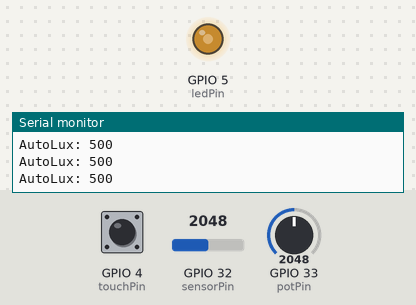
A sketch run on a simulated ESP32. Parts: output pins drawn as LEDs (lit = HIGH), the last lines printed to the serial monitor. The inputs (shaded band) are chosen by the test bench; at power-on: GPIO 32 (sensorPin) = 2048, GPIO 4 (touchPin) HIGH, GPIO 33 (potPin) = 2048.

Above: at 1.2 s.
1.3 s: GPIO 32 (sensorPin) set to 1228
At 2.5 s:
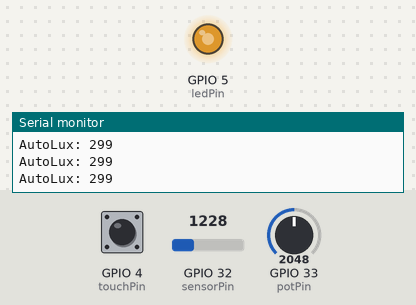
2.8 s: GPIO 32 (sensorPin) set to 491
At 3.9 s:
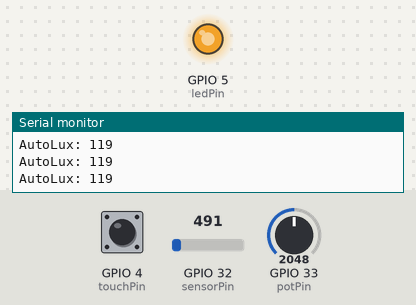
4.3 s: GPIO 32 (sensorPin) set to 3603
At 5.2 s:
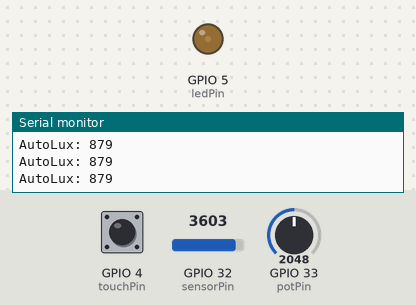
5.8 s: GPIO 4 (touchPin) pulled LOW for 0.15 s
At 6.8 s:
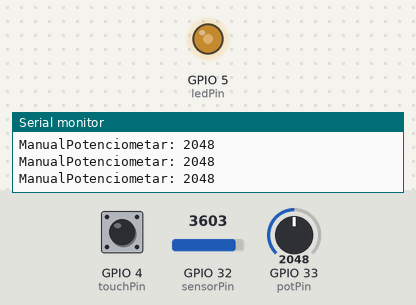
7.8 s: GPIO 4 (touchPin) pulled LOW for 1 s
At 9.7 s:
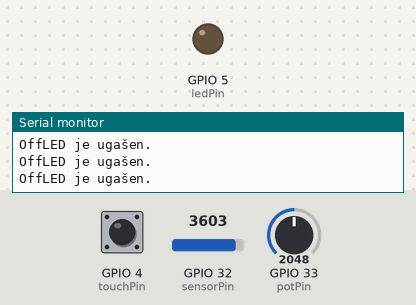
10.3 s: GPIO 4 (touchPin) pulled LOW for 3.2 s
At 11.8 s:
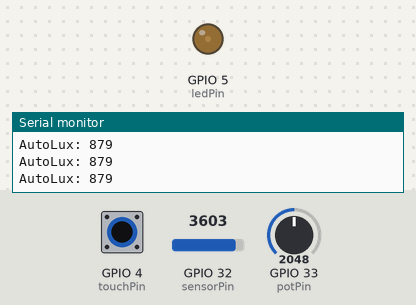
Timing chart, 0 to 13.3 s (numbered marks = the images above; inputs shaded):
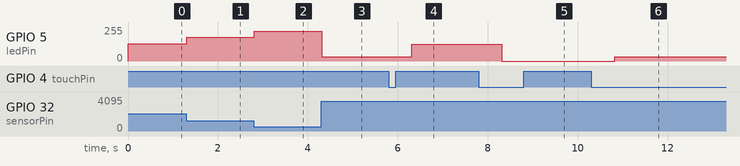

Measured:
- after the input at 1.3 s, GPIO 5 (ledPin): 128/255 → 179/255 at once
- after the input at 2.8 s, GPIO 5 (ledPin): 179/255 → 225/255 at once
- after the input at 4.3 s, GPIO 5 (ledPin): 225/255 → 31/255 at once
- after the input at 5.8 s, GPIO 5 (ledPin): 31/255 → 127/255 after 0.51 s
- after the input at 7.8 s, GPIO 5 (ledPin): 127/255 → 0/255 after 0.52 s
- after the input at 10.3 s, GPIO 5 (ledPin): 0/255 → 31/255 after 0.52 s

The sketch:

URS_vjezba2_touchSenzor.ino
```cpp
const int sensorPin = 32;       // Pin za fotootpornik (LDR)
const int ledPin = 5;
const int potPin = 33;

const int touchPin = T0; //GPIO4      touch sensor spojiti na gpio4
bool dodir = false;
bool zadnjeStanjeDodira=false;
int vrDodira=0;
const int pragDodira=30;


int sensorValue = 0;
int luxValue = 0;
int ledBrightness = 0;
int potValue = 0;

enum Mode {AUTO, MANUAL, OFF};
Mode currentMode = AUTO;

void setup() {
  pinMode(ledPin, OUTPUT);
  pinMode(touchPin, INPUT);
  pinMode(potPin, INPUT);
  Serial.begin(9600);
}

void loop() {

  vrDodira=touchRead(touchPin);
  dodir=vrDodira<pragDodira;

  if (dodir==true && zadnjeStanjeDodira==false){
  Serial.println(dodir);
  Serial.println(vrDodira);
  currentMode = static_cast<Mode>((currentMode + 1) % 3);
  delay(500);
  }

  switch (currentMode) {
    case AUTO:
      autoMode();
      break;

    case MANUAL:
      manualMode();
      break;

    case OFF:
      offMode();
      break;
  }

  delay(100);

  zadnjeStanjeDodira=dodir;
}


void autoMode() {
  sensorValue = analogRead(sensorPin);

  luxValue = map(sensorValue, 0, 4095, 0, 1000);

  ledBrightness = map(luxValue, 0, 1000, 255, 0);
  analogWrite(ledPin, ledBrightness);
  Serial.print("Auto");
  Serial.print("Lux: ");
  Serial.println(luxValue);
}

void manualMode() {
  potValue = analogRead(potPin);

  ledBrightness = map(potValue, 0, 4095, 0, 255);
  analogWrite(ledPin, ledBrightness);
  Serial.print("Manual");
  Serial.print("Potenciometar: ");
  Serial.println(potValue);
}

void offMode() {
  analogWrite(ledPin, 0);
  Serial.print("Off");
  Serial.println("LED je ugašen.");
}
```
